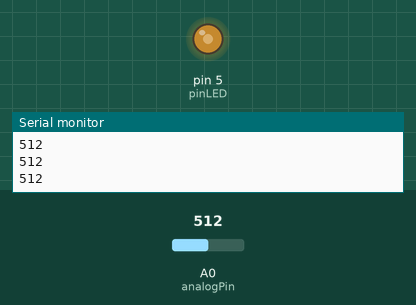
A sketch run on a simulated Arduino Uno, built with avr-gcc and run on an emulated ATmega328P. Shown: output pins drawn as LEDs (lit = HIGH), the last lines printed to the serial monitor. The test bench sets the inputs (shaded band); at power-on: A0 (analogPin) = 512.

Above: at 1.3 s.
1.4 s: A0 (analogPin) set to 716
At 2.1 s:
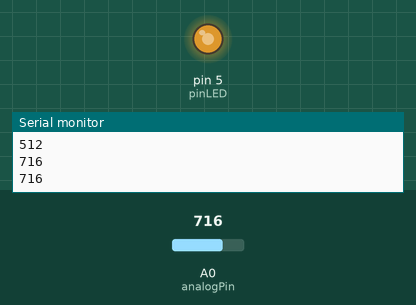
3.0 s: A0 (analogPin) set to 900
At 4.2 s:
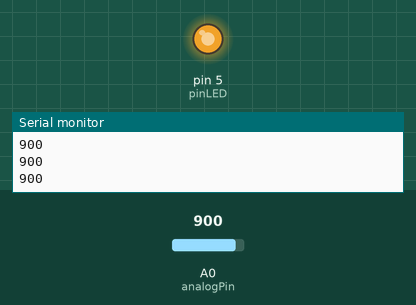
4.5 s: A0 (analogPin) set to 122
At 5.6 s:
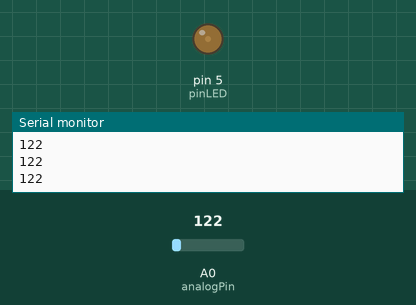
6.0 s: A0 (analogPin) set to 0
At 6.8 s:
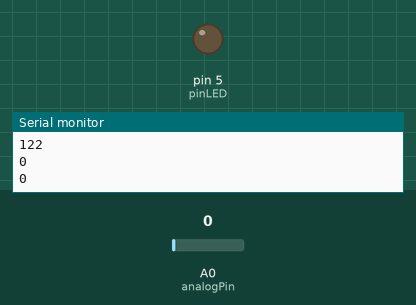
7.5 s: A0 (analogPin) set to 511
At 8.0 s:
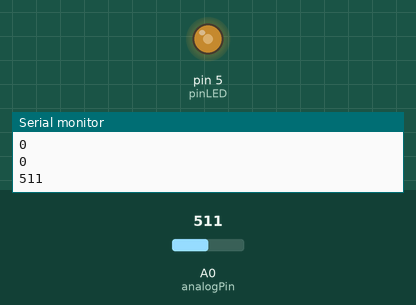
Timing chart, 0 to 10.0 s (numbered marks = the images above; inputs shaded):
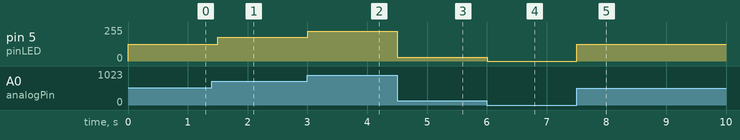

The sketch:

potenciometro.ino
```cpp
int analogPin = A0;     // analog pin A3
int pinLED =5;

int val = 0;              // variável para armazenar o valor lido

void setup(){
  Serial.begin(115200); // Inicia a saída serial com 115200bpi
  pinMode(pinLED, OUTPUT);
}

void loop(){
  val = analogRead(analogPin);     // lê o valor analógico
  Serial.println(val);                       // apresenta o valor na saída serial

  //val = map (val,0,1023,0,255);
  analogWrite(pinLED,map (val,0,1023,0,255));
  delay(500);
}
```

Measured:
- after the input at 1.4 s, pin 5 (pinLED): 127/255 → 178/255 after 0.10 s
- after the input at 3.0 s, pin 5 (pinLED): 178/255 → 224/255 at once
- after the input at 4.5 s, pin 5 (pinLED): 224/255 → 30/255 at once
- after the input at 6.0 s, pin 5 (pinLED): 30/255 → 0/255 at once
- after the input at 7.5 s, pin 5 (pinLED): 0/255 → 127/255 at once
